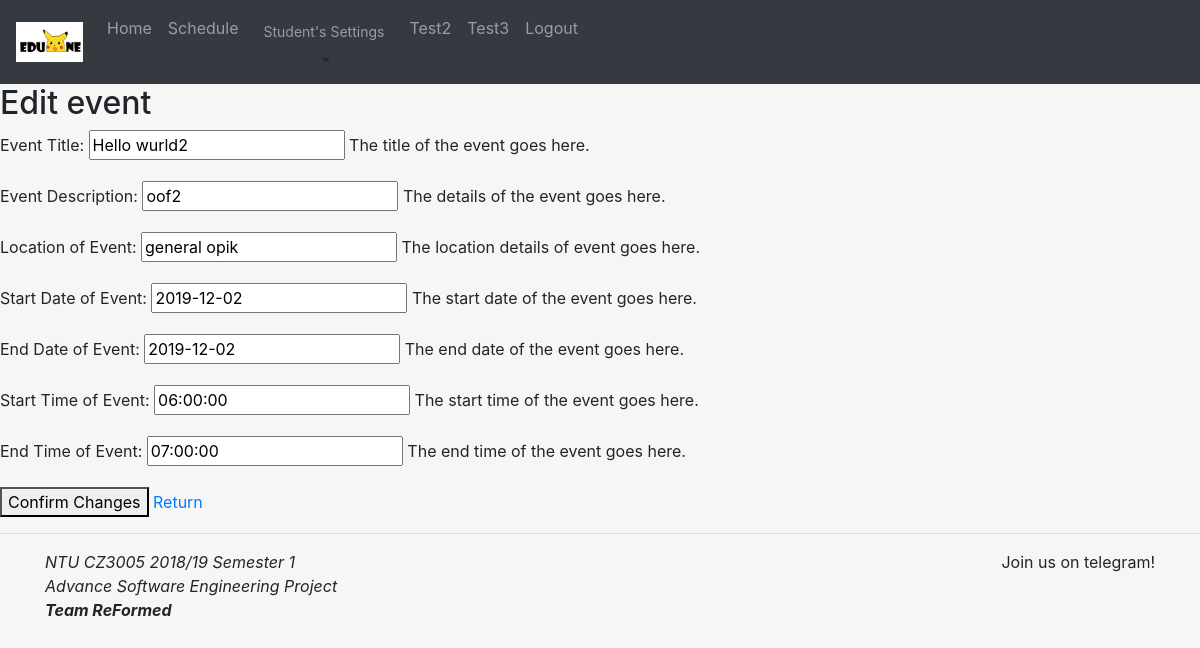
Page /schedule/edit=event/2/ (signed in) on the committed database.
### main/models.py (models this page shows, shortened)
class Event(models.Model):
    eventPlanner = models.ForeignKey(
        'EventPlanner',
        on_delete=models.CASCADE,
    )
    title = models.CharField(max_length=30)
    description = models.CharField(max_length=200, blank=True, null=True)
    location = models.CharField(max_length=50)
    dateFrom = models.DateField()
    dateTo = models.DateField()
    timeFrom = models.TimeField()
    timeTo = models.TimeField()

### main/views.py (the view)
# urls.py: path('schedule/edit=<str:stype>/<int:pk>/', views.schedule_edit, name='schedule-edit'),
def schedule_edit(request, stype=None, pk=None):
	schedule_types = ('event', 'appointment', 'announcement')
	if stype not in schedule_types:
		return HttpResponseForbidden()
	else:
		if stype == schedule_types[0] and pk:
			event = Event.objects.get(id__exact = pk)
			user_id = EventPlanner.objects.get(id__exact = event.eventPlanner_id).user_id
			next_path = 'confirmed'
			form = EventForm(request.POST or None, instance=event)
		elif stype == schedule_types[1] and pk:
			event = Appointment.objects.get(id__exact = pk)
			user_id = EventPlanner.objects.get(id__exact = event.eventPlanner_id).user_id
		elif stype == schedule_types[2] and pk:
			event = Announcement.objects.get(id__exact = pk)
			user_id = event.user_id
			next_path = 'announcements'
			form = AnnouncementForm(request.POST or None, instance=event)
		else:
			return HttpResponseForbidden()
		if request.user.id != user_id:
			return HttpResponseForbidden()
		else:
			if form.is_valid():
				form.save()
				messages.success(request, f'Modifications has been made successfully!')
				return redirect('schedule-manage', current=next_path)
		return render(request, 'schedule/schedule_edit.html', {'edit_type' : stype, 'form' : form, 'path':next_path })

### main/forms.py
class EventForm(ModelForm):
    class Meta:
        model = Event
        exclude = ['eventPlanner']
        labels = {
            'title': ('Event Title'),
            'description': ('Event Description'),
            'location': ('Location of Event'),
            'dateFrom': ('Start Date of Event'),
            'dateTo': ('End Date of Event'),
            'timeFrom': ('Start Time of Event'),
            'timeTo': ('End Time of Event'),
        }
        help_texts = {
            'title':('The title of the event goes here.'),
            'description' : ('The details of the event goes here.'),
            'location': ('The location details of event goes here.'),
            'dateFrom': ('The start date of the event goes here.'),
            'dateTo': ('The end date of the event goes here.'),
            'timeFrom' : ('The start time of the event goes here.'),
            'timeTo' : ('The end time of the event goes here.'),
        }

### main/templates/schedule/schedule_edit.html (shortened to what this page needs)
{% extends "common/header.html" %}
{% block content %}
		<h2>Edit {{edit_type}}</h2>
		<div class = "content-section">
			<form method="POST">
				{{form.as_p}}
				<button type ="submit"> Confirm Changes </button>
				<a href ="{% url 'schedule-manage' current=path %}"> Return </a>
			</form>
		</div>
{% endblock %}

### rows in the picture
Event: title "Hello wurld2", description "oof2", location "general opik", dateFrom "2019-12-02", dateTo "2019-12-02", timeFrom "06:00:00", timeTo "07:00:00"

### other values in the picture
{{ edit_type }} "event"
